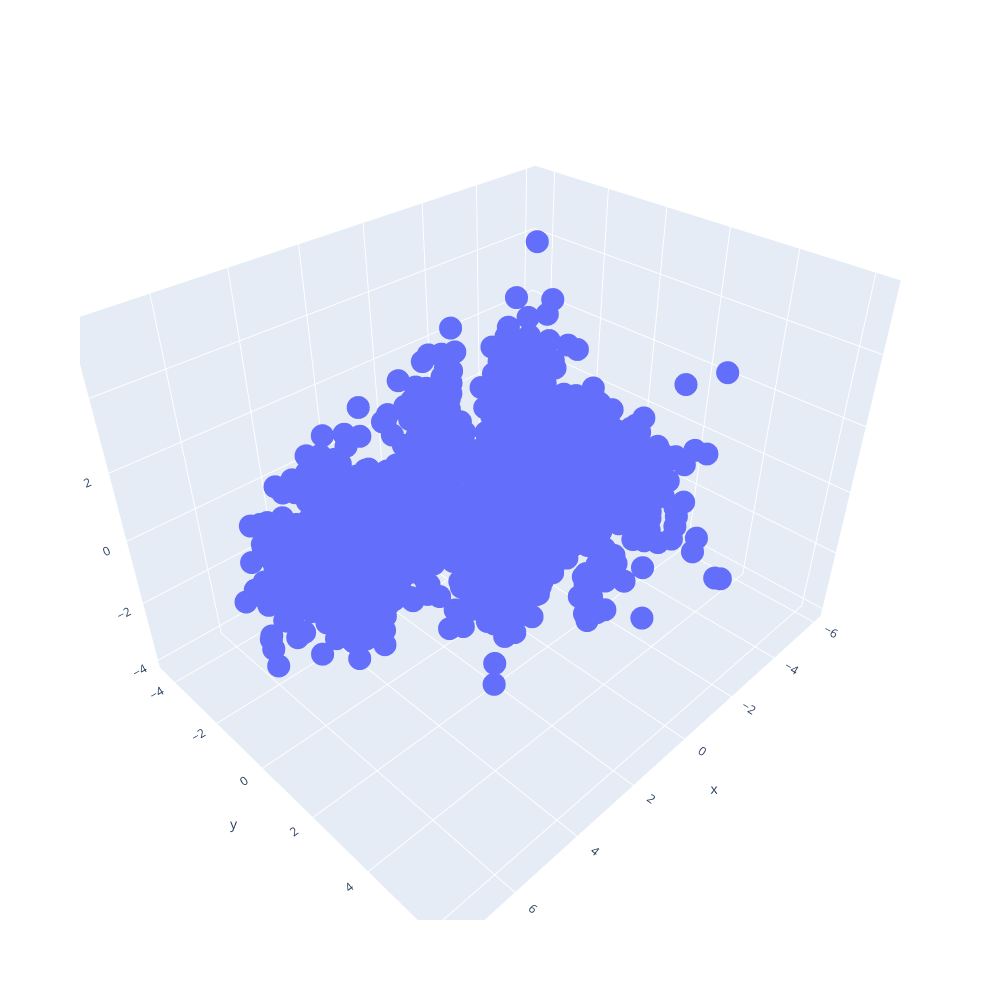

The notebook cell this image was saved under:
### Markdown cell above
Теперь мы можем визуализировать полученные ранее данные, что бы понять, сколько кластеров мы имеем в данных

### Code cell
import plotly.express as px
px.scatter_3d(x=x, y=y, z=z, width=1000, height=1000)

### Figure 1 — Plotly figure (JSON) as saved in the notebook; plotly's stock layout.template omitted (floating-point values rounded to 4 significant figures; data arrays with more than 128 entries replaced by an {"elided": "..."} marker saying what was removed)
{"data": [{"hovertemplate": "x=%{x}<br>y=%{y}<br>z=%{z}<extra></extra>", "legendgroup": "", "marker": {"color": "#636efa", "symbol": "circle"}, "mode": "markers", "name": "", "scene": "scene", "showlegend": false, "type": "scatter3d", "x": {"elided": "2212 float values"}, "y": {"elided": "2212 float values"}, "z": {"elided": "2212 float values"}}], "layout": {"height": 1000, "legend": {"tracegroupgap": 0}, "margin": {"t": 60}, "scene": {"domain": {"x": [0, 1], "y": [0, 1]}, "xaxis": {"title": {"text": "x"}}, "yaxis": {"title": {"text": "y"}}, "zaxis": {"title": {"text": "z"}}}, "width": 1000}}
